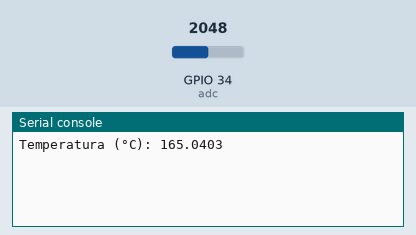
Bench run of a program on a simulated ESP32 board running MicroPython. On the bench: the last lines printed to the serial console. The test bench sets the inputs (shaded band); at power-on: GPIO 34 (adc) = 2048 (analog values on the 0–4095 scale).

Above: at 1.2 s.
1.3 s: GPIO 34 (adc) set to 2866
At 3.5 s:
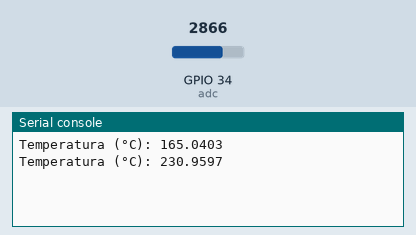
4.0 s: GPIO 34 (adc) set to 3603
At 5.0 s:
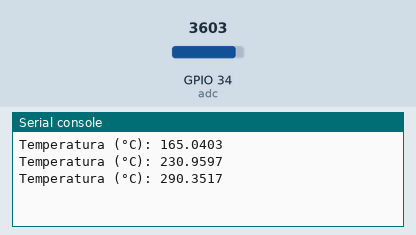
Timing chart, 0 to 7.0 s (numbered marks = the images above; inputs shaded):
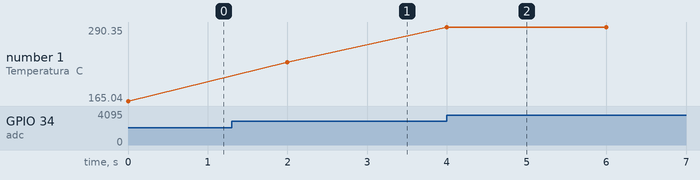

Measured:
- after the input at 1.3 s, the serial console: prints a new line after 0.70 s (image 1)
- after the input at 4.0 s, the serial console: prints a new line at once (image 2)
- plotted number 1: 165.04 → 230.96 after the input at 1.3 s, 230.96 → 290.35 after the input at 4.0 s

The program:

sensor_lm35.py
```python
from machine import ADC, Pin
from time import sleep

adc = ADC(Pin(34))  # Pino ADC (entrada analógica)
adc.atten(ADC.ATTN_11DB)  # Faixa de 0-3.3V

while True:
    valor = adc.read()
    tensao = valor * 3.3 / 4095
    temperatura = tensao * 100  # LM35: 10mV por °C
    print("Temperatura (°C):", temperatura)
    sleep(2)
```
